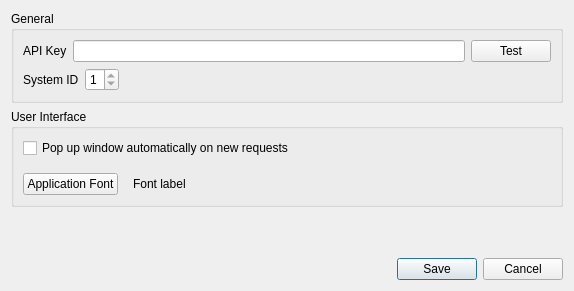
<?xml version="1.0" encoding="UTF-8"?>
<ui version="4.0">
 <class>DialogSettings</class>
 <widget class="QDialog" name="DialogSettings">
  <property name="geometry">
   <rect>
    <x>0</x>
    <y>0</y>
    <width>574</width>
    <height>291</height>
   </rect>
  </property>
  <property name="windowTitle">
   <string>Settings</string>
  </property>
  <property name="windowIcon">
   <iconset resource="../resources.qrc">
    <normaloff>:/resources/org.openkj.SongbookAgent.svg</normaloff>:/resources/org.openkj.SongbookAgent.svg</iconset>
  </property>
  <layout class="QVBoxLayout" name="verticalLayout_3">
   <item>
    <widget class="QGroupBox" name="groupBox">
     <property name="title">
      <string>General</string>
     </property>
     <layout class="QVBoxLayout" name="verticalLayout_2">
      <item>
       <layout class="QHBoxLayout" name="horizontalLayout">
        <item>
         <widget class="QLabel" name="label">
          <property name="text">
           <string>API Key</string>
          </property>
         </widget>
        </item>
        <item>
         <widget class="QLineEdit" name="lineEditApiKey"/>
        </item>
        <item>
         <widget class="QPushButton" name="btnTest">
          <property name="text">
           <string>Test</string>
          </property>
         </widget>
        </item>
       </layout>
      </item>
      <item>
       <layout class="QHBoxLayout" name="horizontalLayout_3">
        <property name="topMargin">
         <number>0</number>
        </property>
        <item>
         <widget class="QLabel" name="label_2">
          <property name="text">
           <string>System ID</string>
          </property>
         </widget>
        </item>
        <item>
         <widget class="QSpinBox" name="spinBoxSystemId">
          <property name="minimum">
           <number>1</number>
          </property>
          <property name="maximum">
           <number>1</number>
          </property>
         </widget>
        </item>
        <item>
         <spacer name="horizontalSpacer">
          <property name="orientation">
           <enum>Qt::Horizontal</enum>
          </property>
          <property name="sizeHint" stdset="0">
           <size>
            <width>40</width>
            <height>20</height>
           </size>
          </property>
         </spacer>
        </item>
       </layout>
      </item>
     </layout>
    </widget>
   </item>
   <item>
    <widget class="QGroupBox" name="groupBox_2">
     <property name="title">
      <string>User Interface</string>
     </property>
     <layout class="QVBoxLayout" name="verticalLayout">
      <property name="spacing">
       <number>15</number>
      </property>
      <item>
       <widget class="QCheckBox" name="checkBoxPopup">
        <property name="text">
         <string>Pop up window automatically on new requests</string>
        </property>
       </widget>
      </item>
      <item>
       <layout class="QHBoxLayout" name="horizontalLayout_2">
        <item>
         <widget class="QPushButton" name="btnFont">
          <property name="text">
           <string>Application Font</string>
          </property>
         </widget>
        </item>
        <item>
         <widget class="QLabel" name="labelFont">
          <property name="sizePolicy">
           <sizepolicy hsizetype="Expanding" vsizetype="Preferred">
            <horstretch>0</horstretch>
            <verstretch>0</verstretch>
           </sizepolicy>
          </property>
          <property name="text">
           <string>Font label</string>
          </property>
         </widget>
        </item>
       </layout>
      </item>
     </layout>
    </widget>
   </item>
   <item>
    <spacer name="verticalSpacer">
     <property name="orientation">
      <enum>Qt::Vertical</enum>
     </property>
     <property name="sizeHint" stdset="0">
      <size>
       <width>20</width>
       <height>164</height>
      </size>
     </property>
    </spacer>
   </item>
   <item>
    <widget class="QDialogButtonBox" name="buttonBox">
     <property name="standardButtons">
      <set>QDialogButtonBox::Cancel|QDialogButtonBox::Save</set>
     </property>
    </widget>
   </item>
  </layout>
 </widget>
 <resources>
  <include location="../resources.qrc"/>
 </resources>
 <connections/>
</ui>
